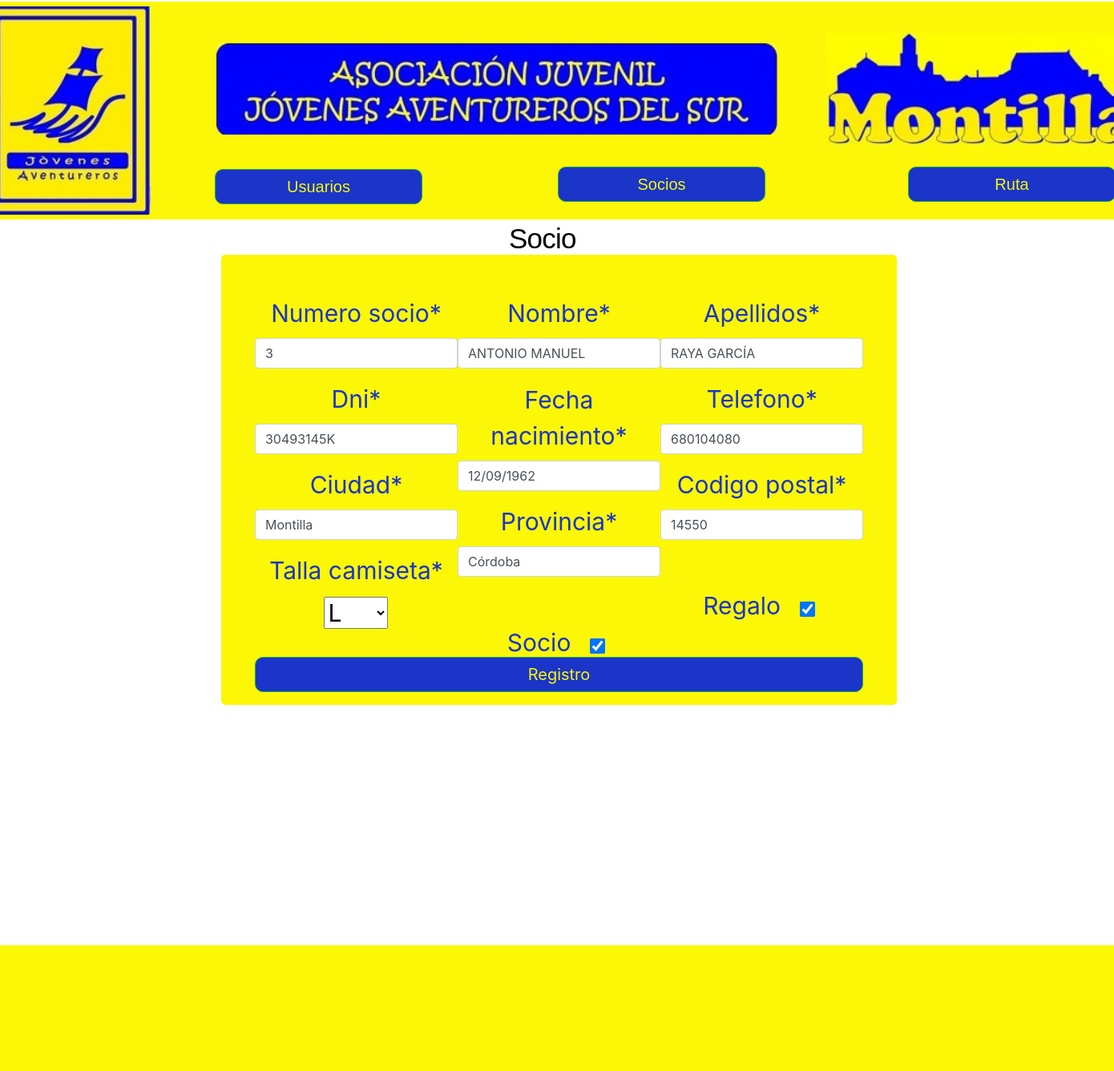
Page /socios/actualizarSocio/15711/ on the earlier database version.
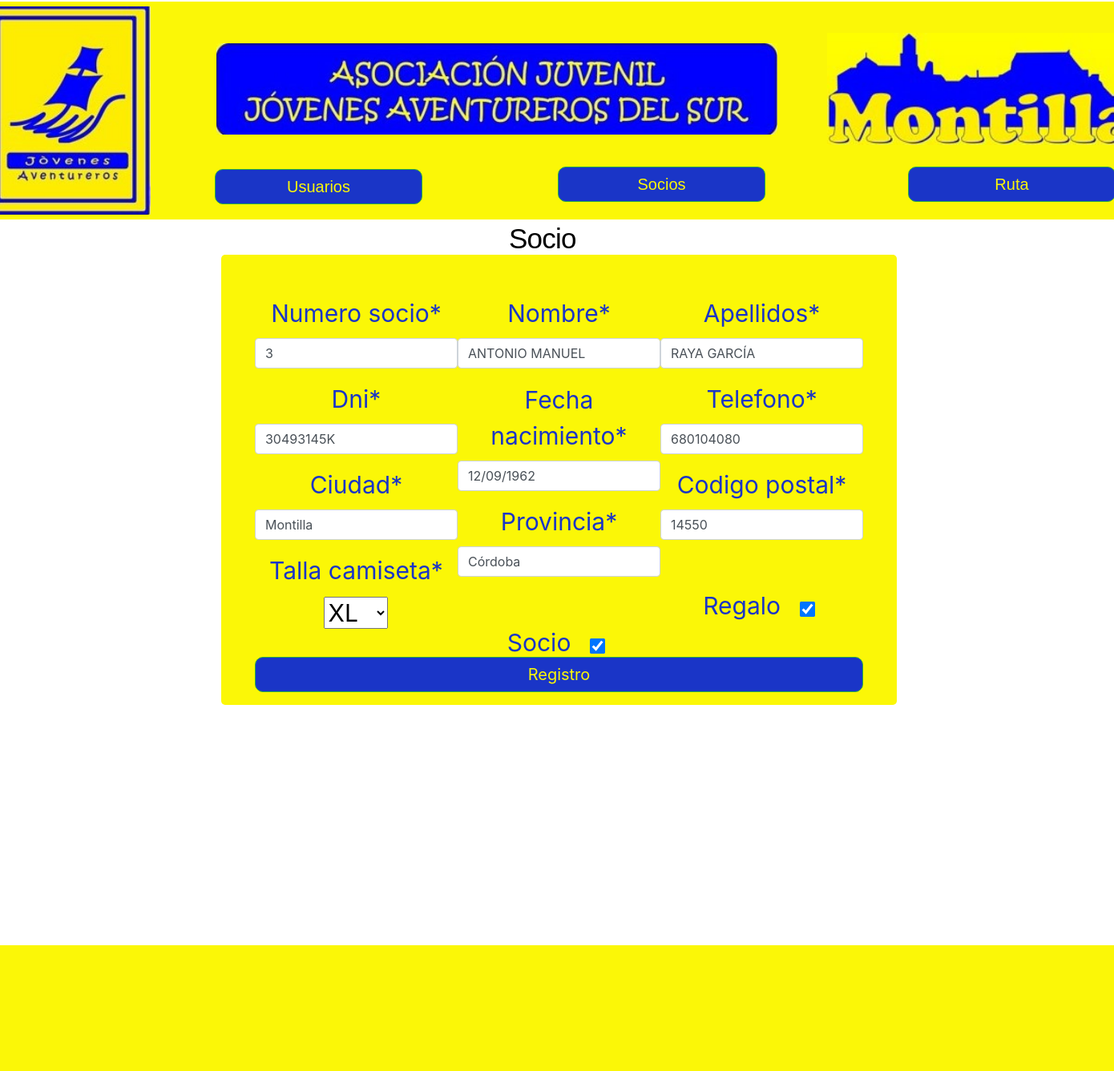
Same page on the later database version.
### Socios/models.py (models this page shows, shortened)
class Socios(models.Model):
    id = models.AutoField(primary_key=True)
    numero_socio = models.IntegerField(default=0)
    nombre = models.CharField(max_length=30)
    apellidos = models.CharField(max_length=50)
    dni = models.CharField(max_length=20)
    fecha_nacimiento = models.CharField(max_length=16)
    telefono = models.CharField(max_length=20)
    codigo_postal = models.CharField(max_length=20, default=14550)
    ciudad = models.CharField(max_length=30, default="Montilla")
    provincia = models.CharField(max_length=35, default="Córdoba")
    socio = models.BooleanField(default=False)
    talla_camiseta = models.CharField(max_length=4, choices=TALLA, default=S)
    regalo = models.BooleanField(default=False)

### Socios/views.py (the view, shortened to what this page needs)
# urls.py: path("actualizarSocio/<int:socioid>/", actualizar_Socio, name="Actualizar Socios"),
def actualizar_Socio(request, socioid):
    socio = Socios.objects.filter(id = socioid).first()
    socio_b = socio.socio
    num = socio.numero_socio
    if socio.socio is True:
        if request.method == 'POST':
            socio_form = SocioForm(request.POST, instance=socio)
            if socio_form.is_valid():
                socio_form.save()
                socio.nombre = socio.nombre.upper()
                socio.apellidos = socio.apellidos.upper()
                socio.save()
                if socio.socio is False:
                    socio.regalo = False
                    socio.numero_socio = 0
                    socio.save()
                if socio.socio is True:
                    return redirect('Mostrar Usuarios Socios')
                else:
                    return redirect('Listar Socios')
        else:
            socio_form = SocioForm(instance=socio)
        return render(request, 'socios/actualizarSocio.html', {'formulario': socio_form})

### Socios/forms.py
class SocioForm(forms.ModelForm):
    class Meta:
        model = Socios
        fields = ['numero_socio','nombre', 'apellidos','dni', 'fecha_nacimiento', 'telefono', 'codigo_postal','ciudad', 'provincia', 'socio', 'talla_camiseta', 'regalo']

### Socios/templates/socios/actualizarSocio.html (shortened to what this page needs)
{% extends "jovenesAventureros/base.html" %}
{% load crispy_forms_tags %}
{% load widget_tweaks %}
{% load static %}
{% block content %}
<p class="gestiones" style="font-size: 35px; margin-top: -25px;margin-left: 100px;">Socio</p>
  <div class="overlap-groupRegister">
  <div class="contenedorFormularioPerfil" style="width: 70%; margin-top: -2px;">
    <form method="post" action="" style="color: rgb(9, 10, 11); text-align: center; margin-top: 30px;">
        <div style="margin-top: 50px; color: rgba(26, 53, 199, 1); font-size: 30px; display: flex; flex-direction: column; align-items: center;">
            <div style="display: flex; justify-content: space-around; width: 90%;">
                <div style="width: 45%;">
                    {{ formulario.numero_socio|as_crispy_field }}
                    {{ formulario.dni|as_crispy_field }}
                    {{ formulario.ciudad|as_crispy_field }}
                    {{ formulario.talla_camiseta|as_crispy_field }}
                </div>
                <div style="width: 45%;">
                    {{ formulario.nombre|as_crispy_field }}
                    <div style="margin-top: 17px;">{{ formulario.fecha_nacimiento|as_crispy_field }}
                    {{ formulario.provincia|as_crispy_field }}</div>
                    <div style="margin-top: 60px;">Socio &nbsp;{{ formulario.socio|add_class:"bigger-input"}}</div>
                </div>
                <div style="width: 45%;">
                    {{formulario.apellidos|as_crispy_field }}
                    {{ formulario.telefono|as_crispy_field }}
                    {{ formulario.codigo_postal|as_crispy_field }}
                    <div style="margin-top: 60px;">Regalo &nbsp;{{ formulario.regalo|add_class:"bigger-input"}}</div>
                </div>
            </div>
        </div>
        <button type="submit" class="btn btn-success" style="margin-top: -5px; margin-bottom: 15px;background-color:rgba(26, 53, 199, 1); border-radius: 10px; color: #FBF707; width: 90%;font-size: 20px;">Registro</button>
    </form>
  </div>
  </div>
  <div class="boRE">
</div>
{% endblock %}

### Inicio/templates/jovenesAventureros/base.html (shortened to what this page needs)
<!DOCTYPE html>
<html>
<head>
{% load static %}
<link href="{% static 'JA/vendor/bootstrap/css/bootstrapp.min.css'%}" rel="stylesheet">
<link href="{% static 'JA/css/gestion.css'%}" rel="stylesheet">
<link href="{% static 'JA/css/styleguide.css'%}" rel="stylesheet">
</head>
<body>
  <div class="pgina-de-inicio">
  <div class="div">
  {% block content %}
  {% endblock%}
  <div class="frame-3">
  <img class="logo" src="{% static 'JA/img/cabecera1.jpg' %}"/>
  <img class="logoc" src="{% static 'JA/img/cabeceraCentral.jpg' %}"/>
  <img class="logof" src="{% static 'JA/img/cabeceraFinal.jpg' %}"/>
  <div class="text-wrapper-3" style="margin-left: 200px; margin-top: 20px;"><button type="submit" class="btn btn-success" style="margin-top: -5px; margin-bottom: 15px;background-color:rgba(26, 53, 199, 1); border-radius: 10px; color: #FBF707; width: 90%;font-size: 20px;"><a href="{% url 'Listar Socios' %}" style="color: #FBF707;">Usuarios</a></button></div>
  <div class="text-wrapper-4" style="margin-left: 125px;margin-top: 20px"><button type="submit" class="btn btn-success" style="margin-top: -5px; margin-bottom: 15px;background-color:rgba(26, 53, 199, 1); border-radius: 10px; color: #FBF707; width: 90%;font-size: 20px;"><a href="{% url 'Mostrar Usuarios Socios' %}" style="color: #FBF707">Socios</a></button></div>
  <div class="text-wrapper-5" style="margin-top: 20px;"><button type="submit" class="btn btn-success" style="margin-top: -5px; margin-bottom: 15px;background-color:rgba(26, 53, 199, 1); border-radius: 10px; color: #FBF707; width: 90%;font-size: 20px;"><a href="{% url 'Incripciones Abiertas' %}" style="color: #FBF707">Ruta</a></button></div>
  </div>
  </div>
  </div>
  </body>

### Inicio/static/JA/css/gestion.css (style rules this page uses)
.pgina-de-inicio { background-color: #ffffff; display: flex; flex-direction: row; justify-content: center; width: 100%; }
.pgina-de-inicio .div { width: 1440px; height: 1024px; position: relative; }
.pgina-de-inicio .logo { position: absolute; width: 400px; height: 260px; top: -133px; left: -90px; bottom: 30px; object-fit: contain; }
.pgina-de-inicio .logoc { position: absolute; width: 700px; height: 400px; top: -230px; left: 295px; bottom: 30px; object-fit: contain; }
.pgina-de-inicio .logof { position: absolute; width: 500px; height: 140px; top: -100px; left: 1000px; bottom: 30px; object-fit: contain; }
.pgina-de-inicio .frame-3 { width: 1460px; height: 133px; bottom: 750px; left: 0; right: 0; position: absolute; background-color: var(--azul); }
.pgina-de-inicio .text-wrapper-3 { position: absolute; width: 287px; top: 55px; left: 79px; font-family: "Sora-Regular", Helvetica; font-weight: 400; color: rgba(26, 53, 199, 1); font-size: 18px; text-align: center; letter-spacing: -0.36px; line-height: 21.6px; }
.pgina-de-inicio .text-wrapper-4 { left: 582px; position: absolute; width: 287px; top: 52px; font-family: "Sora-Regular", Helvetica; font-weight: 400; color: rgba(26, 53, 199, 1); font-size: 18px; text-align: center; letter-spacing: -0.36px; line-height: 21.6px; }
.pgina-de-inicio .text-wrapper-5 { left: 1144px; position: absolute; width: 287px; top: 52px; font-family: "Sora-Regular", Helvetica; font-weight: 400; color: rgba(26, 53, 199, 1); font-size: 18px; text-align: center; letter-spacing: -0.36px; line-height: 21.6px; }
.pgina-de-inicio .btn { box-shadow: 0px 3px 3px 0px var(--azul); }
.pgina-de-inicio .contenedorFormularioPerfil { background-color: var(--azul); width: 50%; margin: 20px auto; border-radius: 5px; padding: 1px 0px; }
.pgina-de-inicio .boRE { width: 1466px; height: 157px; margin-top: calc(100% - 400px); left: 0; right: 0; position: relative; background-color: var(--azul); }
.pgina-de-inicio .overlap-groupRegister { position: absolute; width: 1205px; height: 400px; top: 320px; bottom: 350px; left: 120px; }
.pgina-de-inicio .gestiones { position: absolute; top: 300px; left: 560px; font-family: "Sora-Regular", Helvetica; font-weight: 400; color: #000000; font-size: 39px; text-align: center; letter-spacing: -0.78px; line-height: 46.8px; white-space: nowrap; }
.bigger-input { transform: scale(1.5); -webkit-transform: scale(1.5); -moz-transform: scale(1.5); -o-transform: scale(1.5); margin: 10px; }

### Inicio/static/JA/css/styleguide.css (style rules this page uses)
:root { --prueba: rgba(0, 0, 0, 1); --azul: #FBF707; --blaugrana: rgba(144, 3, 79, 1); --prueba-font-family: "Sora", Helvetica; --prueba-font-weight: 400; --prueba-font-size: 16px; --prueba-letter-spacing: 0px; --prueba-line-height: normal; --prueba-font-style: normal; }

Differences in the rows shown:
changed Socios "Montilla": talla_camiseta "L" → "XL"
